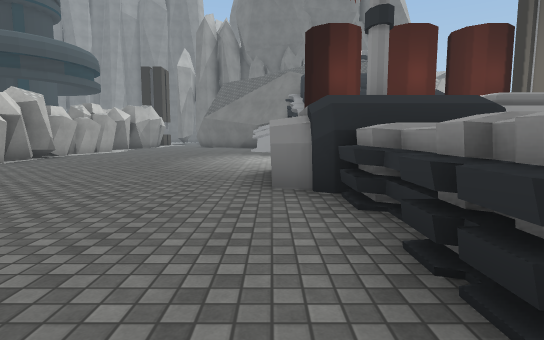
view 1 (above)

24 first-person views from a walk through a 3-D level made in the Unity game engine. The camera is 1.3 m above the floor, tilts 6° down and sees 80° across. The floor is counted in squares, 2 m on a side. Each view is taken from the middle of a square. On the plan, view 1 faces up. The plan holds only what a view shows up to about 10 squares ahead; the rest is blank. The place goes on beyond the plan. The player is left out. Some surface patterns are stand-ins.

view 2
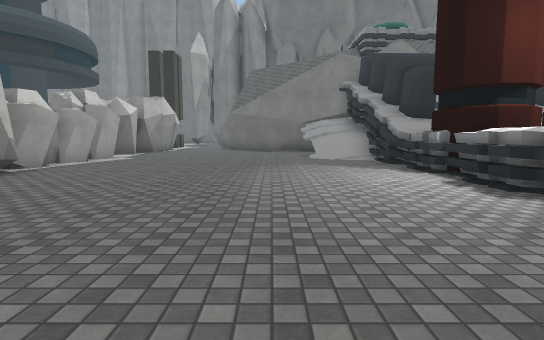

view 3
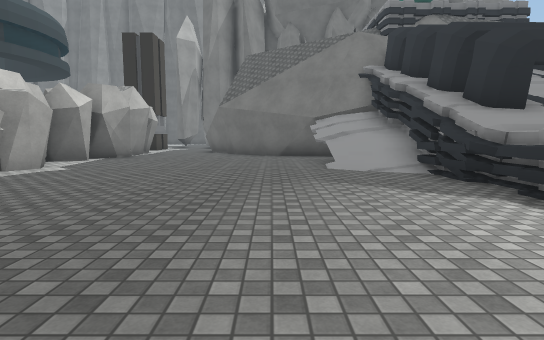

view 4
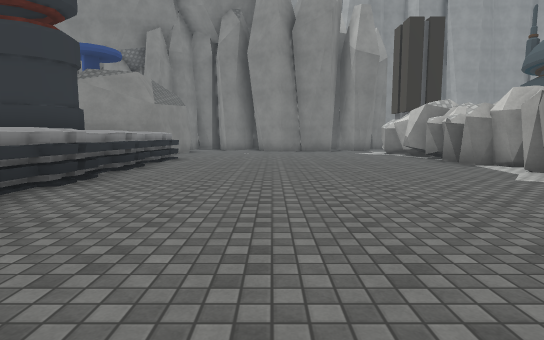

view 5
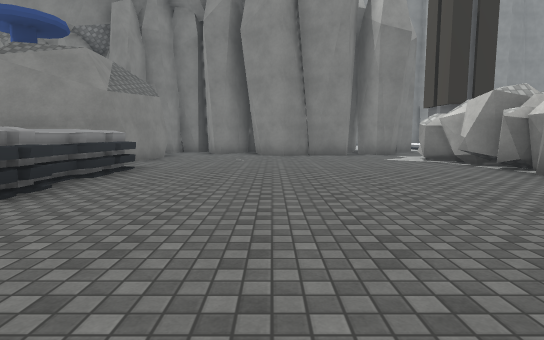

view 6
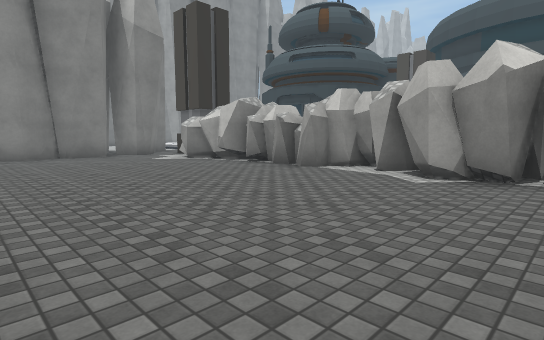

view 7
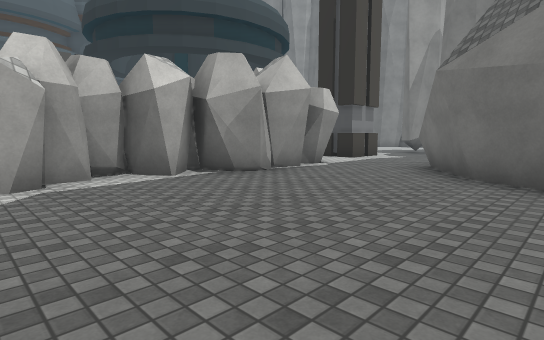

view 8
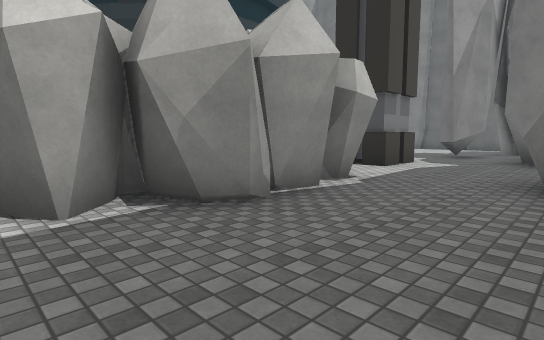

view 9
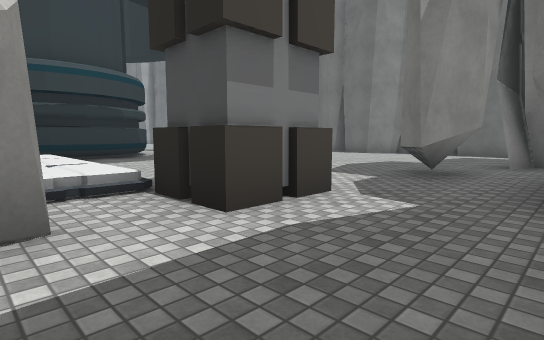

view 10
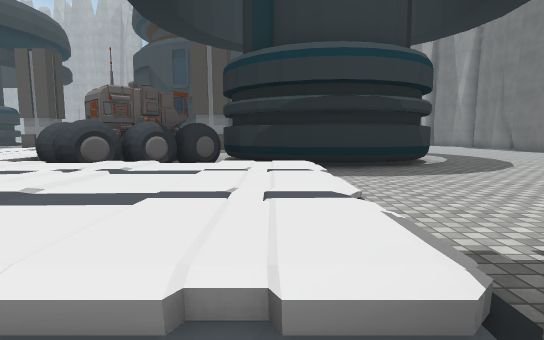

view 11
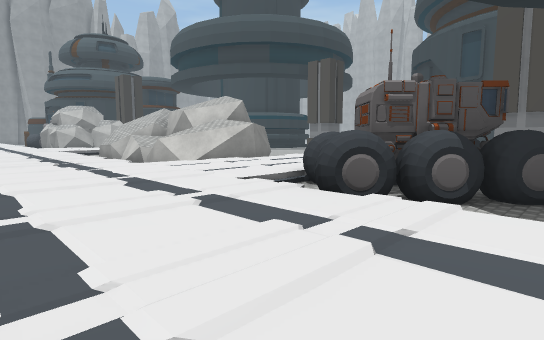

view 12
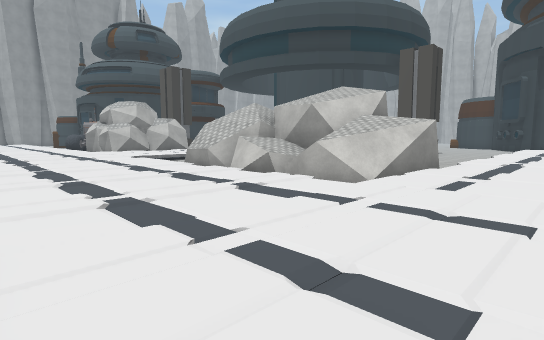

view 13
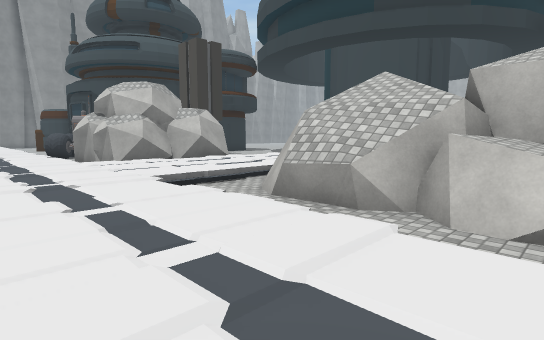

view 14
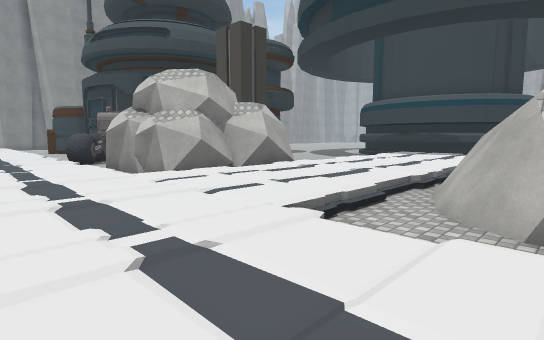

view 15
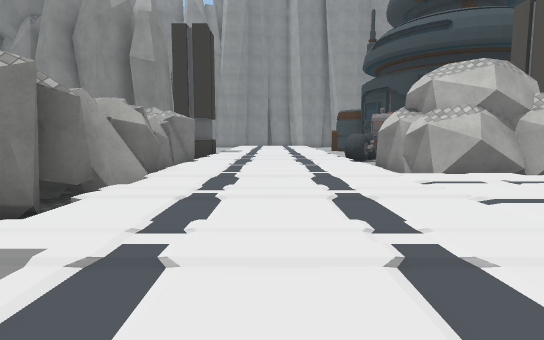

view 16
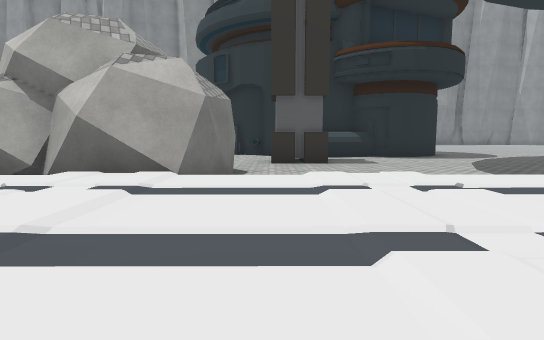

view 17
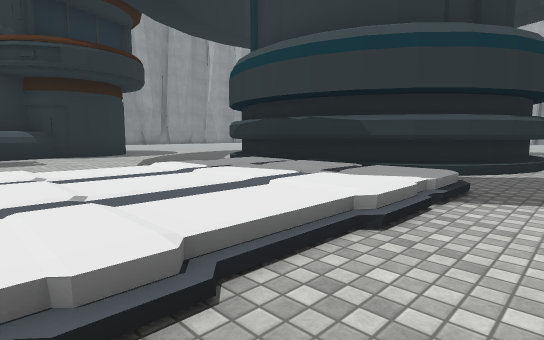

view 18
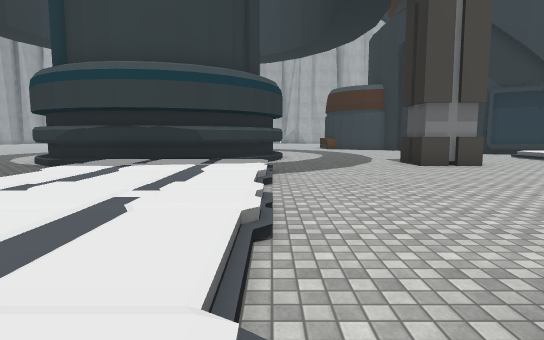

view 19
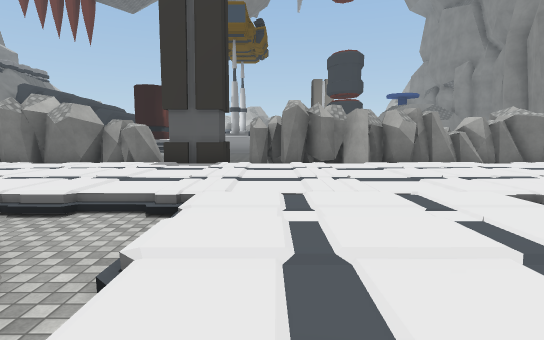

view 20
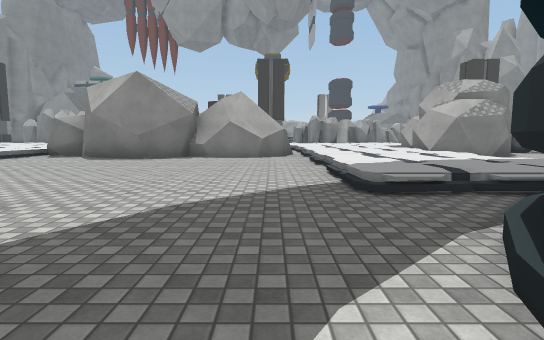

view 21
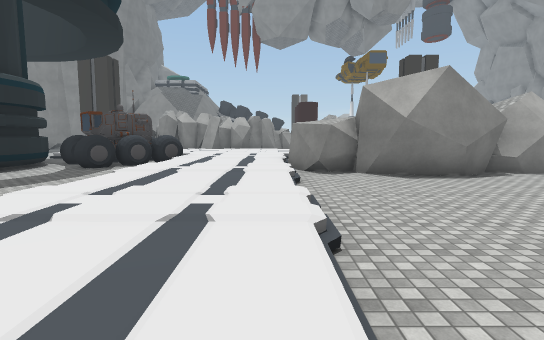

view 22
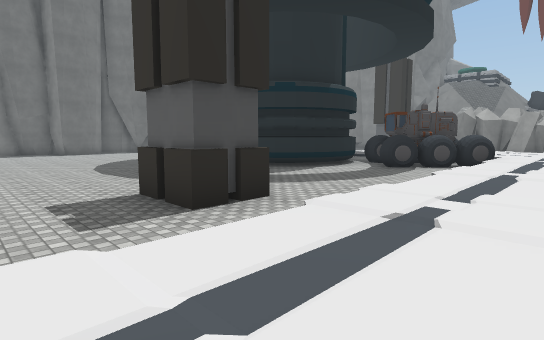

view 23
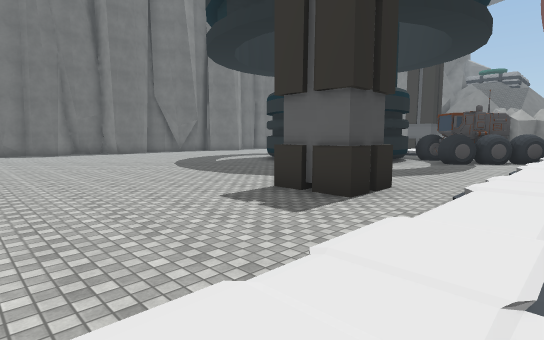

view 24
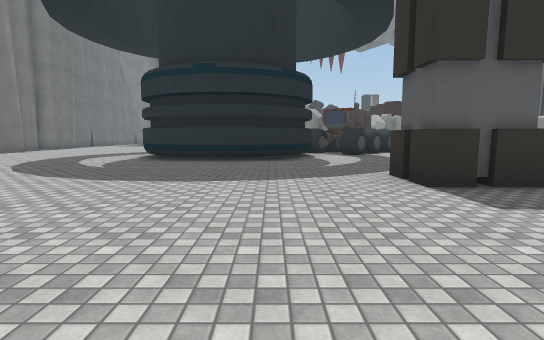

### Floor plan
Key: @ floor where view 1 was taken; # wall or solid block; . main floor; : floor 0.5 m higher than the main floor; / step, stairs or slope; = window, fence, low wall or low ledge; ^ raised ledge; O other object.
Columns run from 28 left of view 1 to 2 right of it. Each row starts with its distance up from view 1.
 32                     ##
 31                     ..
 30                    ...
 29          ...      ....#
 28         .....     ....#
 27  ..    .......    .....
 26  .... .........    ..#.
 25  .........O O....  ..#.
 24  ........O   #....  ...#
 23  ........#   #..... #...
 22  ........#   #./////#...
 21 .........## ##./:::/....
 20 ..........###../:::/#...#
 19 ....##......OO.//:/ ##..###
 18 ....##.....OOOO/:::  #....##
 17 ............OO./::: ##.....###
 16 /////////////O//::: ##..... ##
 15 /::::::::::::::::::/#....../=#
 14   :::::::::::::::::/##.....//#
 13   :::::::::::::::::/ #....../#
 12  .........#### /:::/ #.......#
 11  ..........### //::/ #.......^^
 10   ........###= /:::/##.......O
  9   #.......# ^^.//::/##.......OO
  8  .#.......####./:::/##.......^
  7  .........#  #./:://##.......^
  6  .........#  #./:::/.. .....
  5 ..........####./:::/#   ....
  4 #O..////////////:::/    ....###
  3 ###./:::::::::/::::/## ......^
  2   #O:::::::::::::://###......^
  1   ##:::::::::::::::/###......^
  0    # ////.OO.///:::/##......@^
 -1   ##...  .OOOO./:::/##.......^
 -2   #.......OO  O/:::/##.......^^
 -3   ......... OOO/:::/##.......^
 -4  .......##.    /:::/##........#
 -5  .......      #/:    ##.......#
 -6  ....###              #.......#
 -7       ##              ........#

Positions as (right, up) in squares from view 1, and headings:
1: (0, 0), facing up
2: (-2, 4), facing up
3: (-2, 7), facing up
4: (-2, 6), facing down
5: (-2, 3), facing down
6: (-1, 3), facing down-left
7: (-2, 13), facing up-left
8: (-4, 15), facing up-left
9: (-5, 20), facing up-left
10: (-8, 21), facing left
11: (-10, 20), facing down-left
12: (-9, 15), facing down-left
13: (-11, 9), facing down-left
14: (-11, 6), facing down-left
15: (-11, 6), facing down
16: (-19, 4), facing down
17: (-20, 5), facing down-left
18: (-17, 4), facing left
19: (-17, 3), facing right
20: (-28, 5), facing right
21: (-26, 13), facing right
22: (-26, 14), facing up-right
23: (-28, 15), facing up-right
24: (-28, 21), facing right
